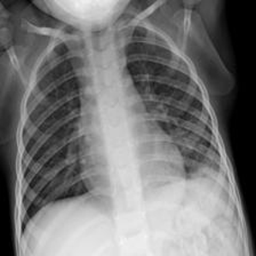
%> input picture MultiClass model/covid.png, 256 x 256 px
$ octave denoising.m   (GNU Octave 9; MATLAB toolbox functions it lacks are replaced by stand-ins)
%> lines starting %> are read from the running program, lines starting %| are printed output that depends on the picture
new_image = imread('covid.png');
%> new_image is the input picture: size 256x256 uint8; min 0, max 246, mean 118.1

noisy_image = imnoise(new_image,'salt & pepper');
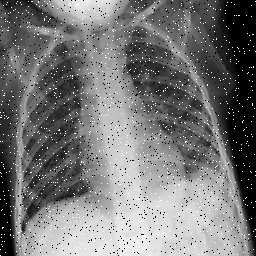
%> noisy_image: size 256x256 uint8; min 0, max 255, mean 118.7

[peaksnr, snr] = psnr(noisy_image, new_image);
%> peaksnr = 17.81; snr = 12.38

fprintf('\n The Peak-SNR value is %0.4f', peaksnr);
%|  The Peak-SNR value is 17.8124
fprintf('\n The SNR value is %0.4f \n', snr);
%|  The SNR value is 12.3812


%> (the run ends here)

$ run again, with MultiClass model/test.jpg saved as MultiClass model/covid.png
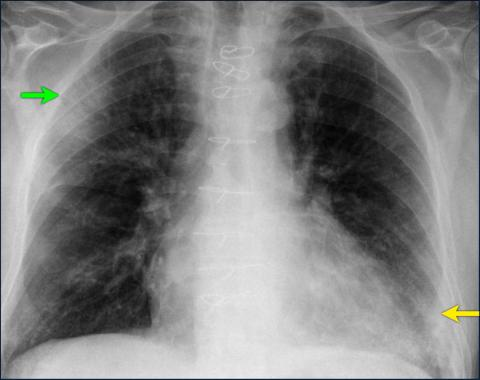
%> input picture MultiClass model/test.jpg, 480 x 380 px
%> new_image is the input picture: size 380x480x3 uint8; mean R, G, B 128.8, 129.3, 128.9
%> `noisy_image = imnoise(new_image,'salt & pepper');`:
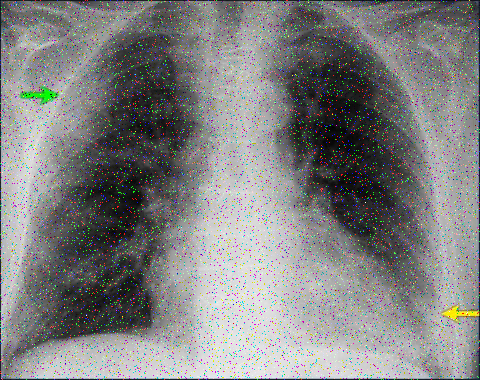
%> noisy_image: size 380x480x3 uint8; mean R, G, B 128.8, 129.1, 128.9
%> peaksnr = 18.15; snr = 13.09
%|  The Peak-SNR value is 18.1485
%|  The SNR value is 13.0869
